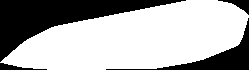
%> input picture oldstuff/bathymetries/OntarioDEM1.tif, 249 x 70 px
$ octave Lake_Ontario_bathymetry.m   (GNU Octave 9; MATLAB toolbox functions it lacks are replaced by stand-ins)
%> lines starting %> are read from the running program, lines starting %| are printed output that depends on the picture
clc
clear
close all
% Lake Ontario Bathymetry: https://www.ncei.noaa.gov/products/great-lakes-bathymetry
% Citation: National Geophysical Data Center, 1999. Bathymetry of Lake Ontario. National Geophyiscal Data Center, NOAA. https://doi.org/10.7289/V56H4FBH

% export DEM values into array for UMWM bathymetry
X = imread('OntarioDEM1.tif');
%> X is the input picture: size 70x249 single; min -3.4e+38, max 242, mean -Inf
X(X==X(1,1)) = 0; % set land values to 0 (depth is positive)
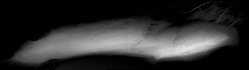
%> X: size 70x249 single; min 0, max 242, mean 46
figure;
contourf(X,20)
xlabel('x')
ylabel('y')
colormap(hot)
xlim([0 249])
ylim([0 70])
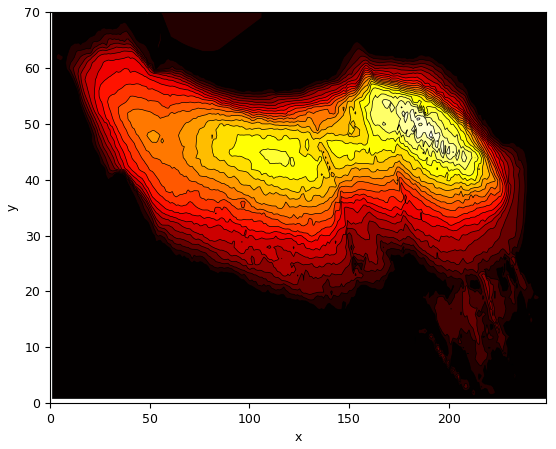
%> figure redrawn from the program's plot data
